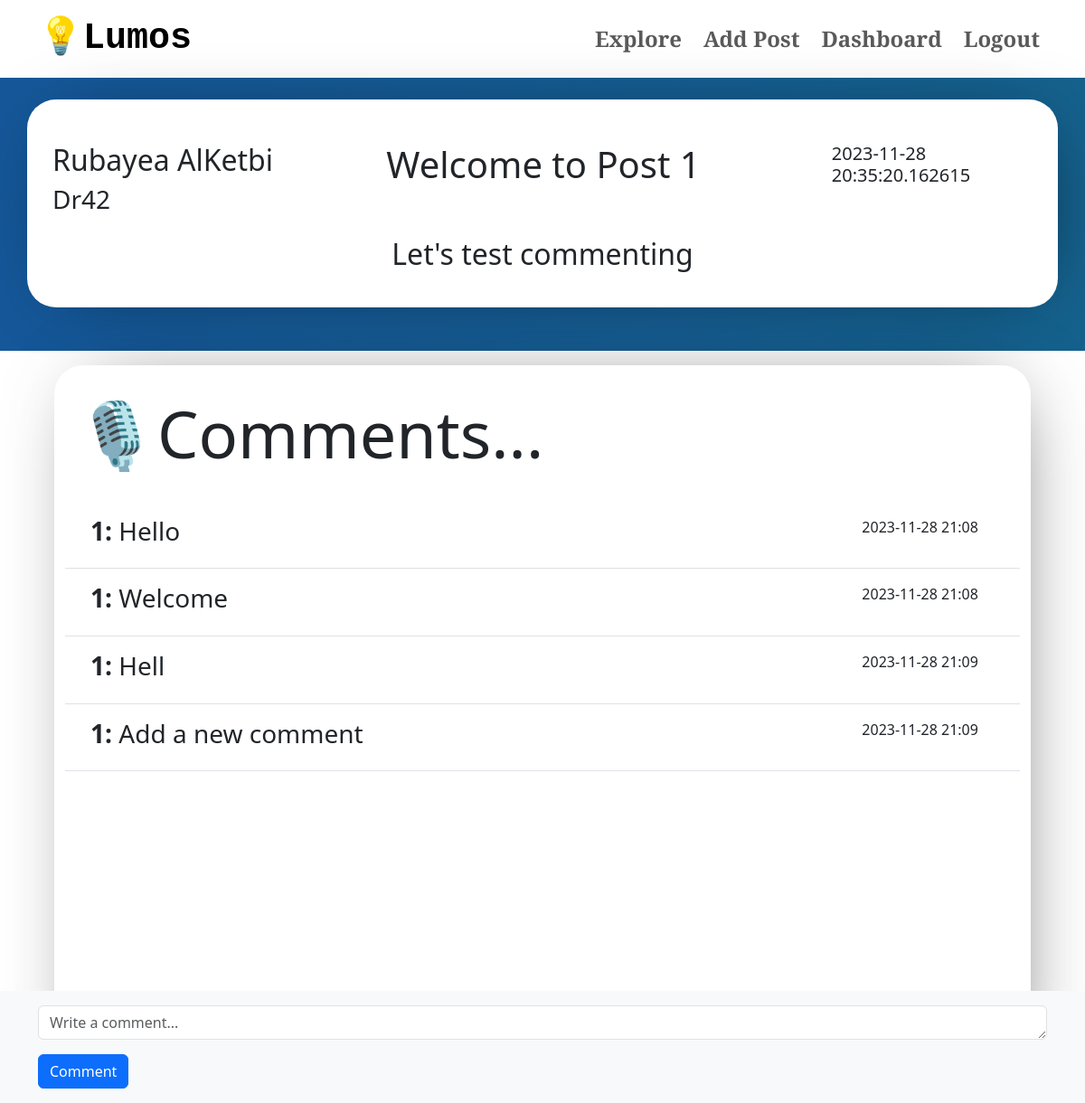
/post/1, run on the app's committed database.
### app/models.py (models this page shows, shortened)
class User(db.Model, UserMixin):
    id = db.Column(db.Integer, primary_key=True)
    name = db.Column(db.String(100), nullable=False)
    email = db.Column(db.String(100), unique=True, nullable=False)
    passwordHashed = db.Column(db.String(100), nullable=False)
    username = db.Column(db.String(20), unique=True, nullable=False)
    biography = db.Column(db.Text, nullable=True)
    avatar = db.Column(db.String(), nullable=True)
    posts = db.relationship('Post', backref='user', lazy=True)
    @property
    def password(self):
        raise AttributeError('password: write-only field , not readable')

class Post(db.Model):
    id = db.Column(db.Integer, primary_key=True)
    title = db.Column(db.String(100), nullable=False)
    caption = db.Column(db.Text, nullable=False)
    publish_date = db.Column(db.DateTime, default=datetime.utcnow())
    author_id = db.Column(db.Integer, db.ForeignKey('user.id'), nullable=False)
    tags = db.relationship('Tag', secondary='post_tag', backref=db.backref('posts', lazy='dynamic'))

class Comment(db.Model):
    id = db.Column(db.Integer, primary_key=True)
    text = db.Column(db.Text, nullable=False)
    publish_date = db.Column(db.DateTime, default=datetime.utcnow())
    author_id = db.Column(db.Integer, db.ForeignKey('user.id'), nullable=False)
    post_id = db.Column(db.Integer, db.ForeignKey('post.id'), nullable=False)

### app/views.py (the view, shortened to what this page needs)
@app.route('/post/<int:post_id>', methods=['GET', 'POST'])
def post(post_id):
    post = Post.query.get_or_404(post_id)
    post_author = User.query.filter_by(id=post.author_id).first()
    comments = Comment.query.filter_by(post_id=post_id).all()
    comment_form = CommentForm()
    userCache = {user.id: user.name for user in User.query.all()}
    return render_template(
        "post_page.html",
        post=post,
        comments=comments,
        comment_form=comment_form,
        userCache=userCache,
        post_author=post_author
    )

### app/forms.py
class CommentForm(FlaskForm):
    text = StringField('Your Comment', validators=[DataRequired()], widget=TextArea())
    commentButton = SubmitField('Comment')

### app/templates/post_page.html (shortened to what this page needs)
{% extends "user_home.html" %}
{% block content %}
<div class = "container-fluid movingGrade py-4">
    <div class="container mb-4 normalContainer">
        <div class="row p-3">
            <div class="col-md-4 text-left">
                <h2>{{ post_author.name }}</h2>
                <h3>{{ post_author.username }}</h3>
            </div>
            <div class="col-md-8 text-right">
                <div class="row">
                    <div class="col-8 pb-2">
                        <h1>{{ post.title }}</h1>
                    </div>
                    <div class="col-4">
                        <h5>{{ post.publish_date }}</h5>
                    </div>
                </div>
            </div>
        </div>
        <div class="row">
            <div class="col-12 text-center">
                <h2>{{ post.caption }}</h2>
            </div>
        </div>
    </div>
</div>
<div class="container-fluid h-full normalContainer my-3">
    <div class="container mb-4 ">
        <div class="row">
            <div class="col-12">
                <h1 class="display-2 pr-2">🎙️Comments... </h1>
            </div>
        </div>
    </div>
    <div class="container mb-4">
        <div class="row">
            <div class="col-12">
                {% for comment in comments %}
                <div class="row p-3 border-bottom">
                    <div class="col-10">
                        <h3><strong>{{ comment.author_id }}:</strong> {{ comment.text }}</h3>
                    </div>
                    <div class="col-2">
                        <p>{{ comment.publish_date.strftime('%Y-%m-%d %H:%M') }}</p>
                    </div>
                </div>
                    {% else %}
                    <p>No comments yet.</p>
                    {% endfor %}
            </div>
        </div>
    </div>
</div>
<div class="fixed-bottom p-3 bg-light">
    <div class="container">
        <form id="comment_Form"  method="post">
            <div class="mb-3">
                {{comment_form.text(class_="form-control", id="comment_Text", rows=1, placeholder="Write a comment...", required=True) }}
            </div>
            {{ comment_form.commentButton(id="commentSubmitButton", class_="btn btn-primary") }}
        </form>
    </div>
</div>
{% endblock content%}

### app/templates/user_home.html (shortened to what this page needs)
<!DOCTYPE html>
<html lang="en">
<head>
    <link rel="stylesheet" href="{{ url_for('static', filename='CSS/style.css') }}">
    <link href="https://cdn.jsdelivr.net/npm/bootstrap@5.3.2/dist/css/bootstrap.min.css"
      rel="stylesheet"
>
</head>
<body>
  <div class="container-fluid ">
    <nav class="navbar navbar-expand-lg" data-bs-theme="light">
        <div class="container">
          <a class="navbar-brand navTitle fs-1 fw-bold" href="{{url_for("home")}}">💡Lumos</a>
          <div class="collapse navbar-collapse" id="navbarNavDropdown">
            <ul class="navbar-nav ms-auto d-flex gap-2 fs-4 fw-bold">
              <li class="nav-item">
                <a class="nav-link title" href="{{url_for("explore")}}">Explore</a>
              </li>
              <li class="nav-item">
                <a class="nav-link title" href="{{url_for("add_post")}}">Add Post</a>
              </li>
              <li class="nav-item">
                <a class="nav-link title" href="{{url_for("userDash")}}">Dashboard</a>
              </li>
              <li class="nav-item fs-4 ">
                <a class="nav-link title "href="{{url_for("logout")}}">Logout</a>
              </li>
            </ul>
          </div>
        </div>
      </nav>
  </div>
  {% block content %}
  {% endblock content%}
</body>
</html>

### app/static/CSS/style.css (style rules this page uses)
:root { --black: #020100ff; --lapis-lazuli: #235789ff; --school-bus-yellow: #f1d302ff; --fire-engine-red: #c1292eff; --baby-powder: #fdfffcff; }
.navTitle { font-family: 'Courier New', Courier, monospace; font-size: large; text-size-adjust: 100%; }
.title { font-family: 'Josefin Slab', serif; }
.h-full { min-height: 100vh; }
.normalContainer { display: inline-flexbox; justify-content: center; align-items: center; margin: auto; padding: 2rem; border-radius: 2rem; background-color: white; max-width: 90%; max-height: 60%; -webkit-box-shadow: 9px 2px 83px -36px rgba(0,0,0,0.73); -moz-box-shadow: 9px 2px 83px -36px rgba(0,0,0,0.73); box-shadow: 9px 2px 83px -36px rgba(0,0,0,0.73); }
.movingGrade { display: flex; justify-content: center; align-items: center; width:100%; height:100%; background: #159957; background: -webkit-linear-gradient(to right, #155799, #159957); background: linear-gradient(to right, #155799, #159957); background-size: 600% 600%; animation: animateBackground 10s infinite linear; }

### data on the page
User: name "Rubayea AlKetbi", username "Dr42"
Post: title "Welcome to Post 1", publish_date "2023-11-28 20:35:20.162615", caption "Let's test commenting"
Comment: author_id "1", text "Hello", publish_date "2023-11-28 21:08"
Comment: author_id "1", text "Welcome", publish_date "2023-11-28 21:08"
Comment: author_id "1", text "Hell", publish_date "2023-11-28 21:09"
Comment: author_id "1", text "Add a new comment", publish_date "2023-11-28 21:09"
